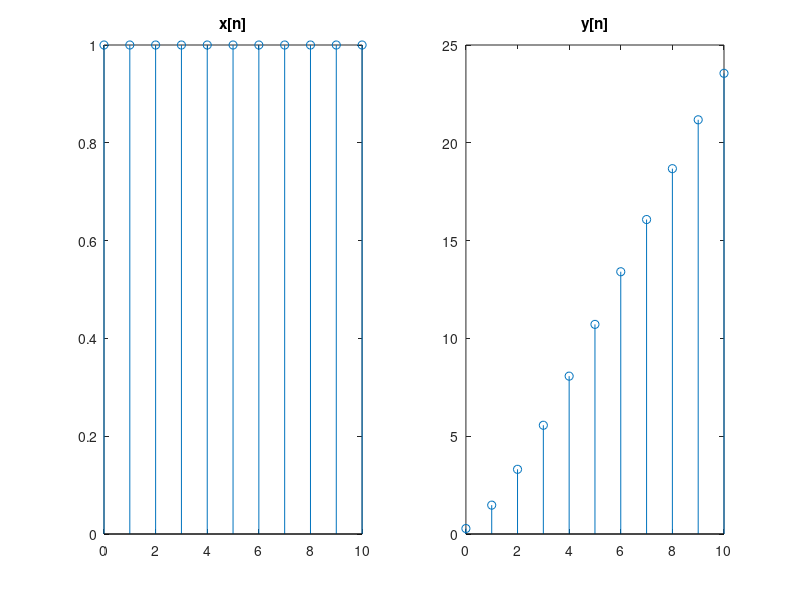

MATLAB code for this plot:
t = zeros(1,11);    % Define time range
y = zeros(1,11);    % Define y[n] range
x = y;              % Define x[n] range
x(t>=0) = 1;        % Define x[n] as step function

y1init = 0;         % Define inital conditions: y[-1]
y2init = 1;         % y[-2]

a = 1.7;            % Define gain values
b = -0.72;

for n=1:11          % Apply transfer function based on value of n
    if n==1
        y(n) = x(n) + a*y1init + b*y2init; % y[n] = x[n] + 1.7y[-1] - 0.72y[-2]
        t(n) = n-1;
    elseif n==2
        y(n) = x(n) + a*y(n-1) + b*y1init; % y[n] = x[n] + 1.7y[0] - 0.72y[-1]
        t(n) = n-1;
    else
        y(n) = x(n) + a*y(n-1) + b*y(n-2); % y[n] = x[n] + 1.7y[n-1] - 0.72y[n-2]
        t(n) = n-1;
    end
end

subplot(1,2,1);     % Plot x[n]
stem(t,x)
title('x[n]')
subplot(1,2,2);     % Plot y[n]
stem(t,y)
title('y[n]')
